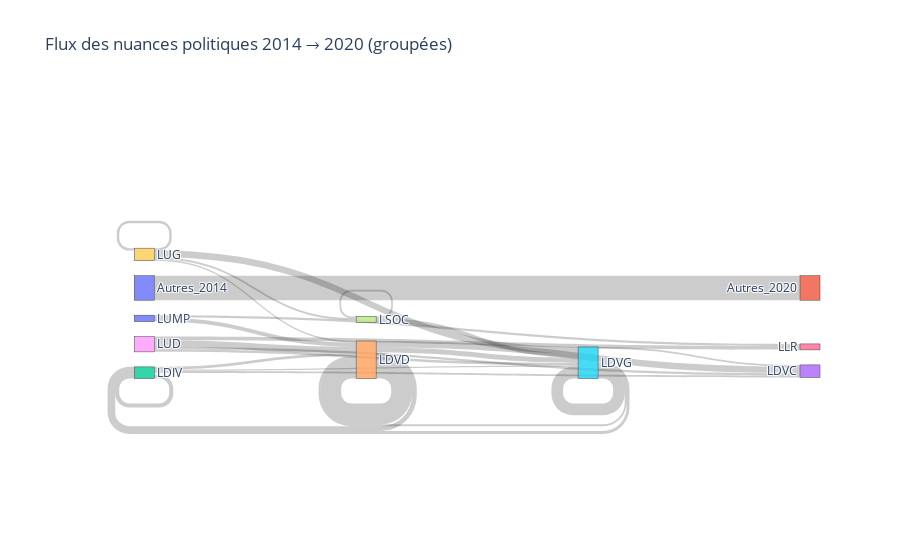

Notebook code for this chart:
### Code cell


### Figure 1 — Plotly figure (JSON) as saved in the notebook; plotly's stock layout.template omitted (floating-point values rounded to 4 significant figures)
{"data": [{"link": {"source": [0, 2, 2, 2, 2, 4, 4, 4, 4, 5, 5, 5, 5, 7, 7, 8, 8, 8, 8, 9, 9, 9, 9, 10, 10], "target": [1, 2, 3, 4, 5, 2, 3, 4, 5, 2, 3, 4, 5, 5, 7, 3, 4, 5, 6, 4, 5, 7, 9, 4, 6], "value": [172, 28, 14, 19, 10, 34, 46, 146, 36, 20, 12, 13, 82, 29, 12, 16, 46, 19, 26, 11, 46, 14, 17, 29, 16]}, "node": {"label": ["Autres_2014", "Autres_2020", "LDIV", "LDVC", "LDVD", "LDVG", "LLR", "LSOC", "LUD", "LUG", "LUMP"], "pad": 15, "thickness": 20}, "type": "sankey"}], "layout": {"font": {"size": 12}, "title": {"text": "Flux des nuances politiques 2014 → 2020 (groupées)"}}}
